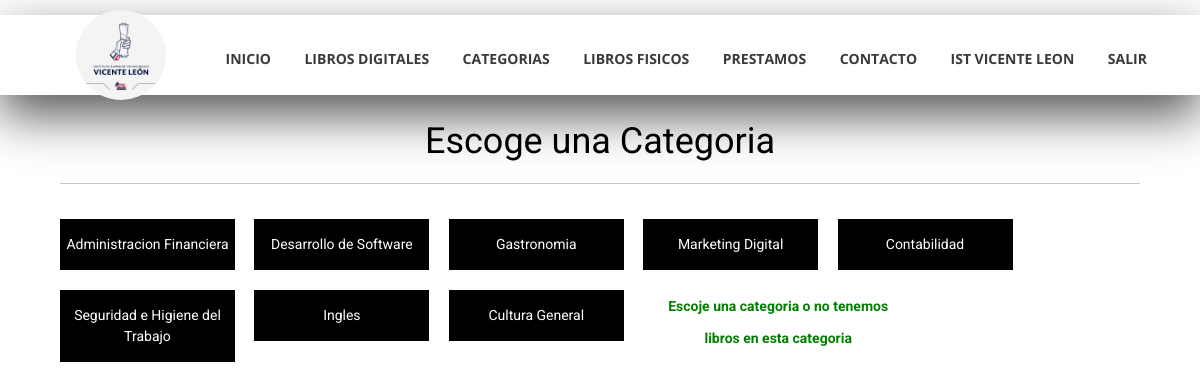
The page /categorias.php (signed in) on the database its author committed.
### tables this page shows
CREATE TABLE `categorias` (
  `id_categoria` int(10) NOT NULL AUTO_INCREMENT,
  `nombre_categoria` varchar(50) NOT NULL,
  `id_subcategoria` int(10) DEFAULT NULL,
  PRIMARY KEY (`id_categoria`),
  KEY `id_subcategoria` (`id_subcategoria`),
  CONSTRAINT `categorias_ibfk_1` FOREIGN KEY (`id_subcategoria`) REFERENCES `subcategorias` (`id_subcategoria`)
);

### categorias.php (the view, shortened to what this page needs)
<?php
include("admin/conexion.php");
if(isset($_SESSION['usuario']))
 {
?>
<!DOCTYPE html>
<html lang="en">
<head>
    <link rel="stylesheet" href="css/categorias.css?uuid=<?php echo uniqid();?>">
</head>
<body>
<?php include ('includes/header.php');?>
 <div class="wrap">
		<h1>Escoge una Categoria</h1>
		<div class="store-wrapper">
        <?php $caq=mysqli_query($con,"select * from categorias");
while($catrow=mysqli_fetch_array($caq)){?>
			<div class="category_list">
                <a  class="category_item" href="categorias.php?cat=<?php
                echo $catrow['id_categoria']; ?>">
                <?php echo $catrow['nombre_categoria']; ?></a>
			</div>
<?php }?>
<?php
if (isset($_GET['cat'])) {
$cat=$_GET['cat'];
}
else
{
$cat = "1";
}
$query=mysqli_query($con,"select * from libros where id_categoria='$cat'");
if (mysqli_num_rows($query) < 1) {
echo "<div class='col-sm-3'>";
echo "<p style='color:green;'><b>Escoje una categoria o no tenemos libros en esta categoria</b></p>";
echo "</div>";
}
else
{
while($row=mysqli_fetch_array($query)){
$id=$row['id_libro'];
$foto=$row['foto'];
$nombre=$row['nombre'];
$descripcion=$row['descripcion'];
?>
<section class="products-list">
				<div class="product-item" >
					<img src="<?php echo 'admin/libros/'.$foto ?>">
					<h2><?php echo $nombre ?></h2>
<p><?php echo  $descripcion ?></p>
<button class="btn"><a  href="admin/pdf/archivo.php?id=<?php echo $row['id_libro']?>">
Ver y Descargar</a></button>
				</div>
</section>
<?php } } ?>
</body>
</html>
<?php
}else{
    echo '<script> window.location="index.php"; </>';
}
?>

### css/categorias.css (style rules this page uses)
* { margin: 0; padding: 0; box-sizing: border-box; }
body { background: #E0E4E5; font-family: 'Open Sans', sans-serif; }
.wrap { max-width: 90%; width: 90%; margin: auto; margin-top: 10%; text-align: center; }
.wrap > h1 { color: #000000; font-weight: 400; display: flex; flex-direction: column; justify-content: center; text-align: center; margin: 15px 0px; }
.wrap > h1:after { content: ''; width: 100%; height: 1px; background: #C7C7C7; margin: 20px 0; }
.store-wrapper { display: flex; flex-wrap: wrap; }
.category_list { display: flex; flex-direction: column; width: 18%; }
.category_list .category_item { display: block; width: 90%; padding: 15px 0; margin-bottom: 20px; background: #000000; text-align: center; text-decoration: none; color: #fff; }

### css/inicio/main_styles.css (style rules this page uses)
* { margin: 0; padding: 0; -webkit-font-smoothing: antialiased; -webkit-text-shadow: rgba(0,0,0,.01) 0 0 1px; text-shadow: rgba(0,0,0,.01) 0 0 1px; }
body { font-family: 'Roboto', sans-serif; font-size: 14px; font-weight: 400; background: #FFFFFF; color: #a5a5a5; }
div { display: block; position: relative; -webkit-box-sizing: border-box; -moz-box-sizing: border-box; box-sizing: border-box; }
p { font-family: 'Roboto', sans-serif; font-size: 14px; line-height: 2.29; font-weight: 400; color: #a5a5a5; -webkit-font-smoothing: antialiased; -webkit-text-shadow: rgba(0,0,0,.01) 0 0 1px; text-shadow: rgba(0,0,0,.01) 0 0 1px; }
a, a:hover, a:visited, a:active, a:link { text-decoration: none; -webkit-font-smoothing: antialiased; -webkit-text-shadow: rgba(0,0,0,.01) 0 0 1px; text-shadow: rgba(0,0,0,.01) 0 0 1px; }
h1 { font-size: 36px; }
h1, h2, h3, h4, h5, h6 { font-family: 'Roboto', sans-serif; -webkit-font-smoothing: antialiased; -webkit-text-shadow: rgba(0,0,0,.01) 0 0 1px; text-shadow: rgba(0,0,0,.01) 0 0 1px; }

### rows shown on the page
categorias: nombre_categoria "Administracion Financiera"
categorias: nombre_categoria "Desarrollo de Software"
categorias: nombre_categoria "Gastronomia"
categorias: nombre_categoria "Marketing Digital"
categorias: nombre_categoria "Contabilidad"
categorias: nombre_categoria "Seguridad e Higiene del Trabajo"
categorias: nombre_categoria "Ingles"
categorias: nombre_categoria "Cultura General"
